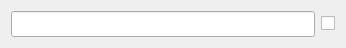
<?xml version="1.0" encoding="UTF-8"?>
<ui version="4.0">
 <class>ListWidget</class>
 <widget class="QWidget" name="ListWidget">
  <property name="geometry">
   <rect>
    <x>0</x>
    <y>0</y>
    <width>346</width>
    <height>43</height>
   </rect>
  </property>
  <property name="windowTitle">
   <string>Form</string>
  </property>
  <layout class="QHBoxLayout" name="horizontalLayout">
   <item>
    <widget class="QLineEdit" name="edtText">
     <property name="font">
      <font>
       <pointsize>11</pointsize>
      </font>
     </property>
    </widget>
   </item>
   <item>
    <widget class="QCheckBox" name="checkBox">
     <property name="font">
      <font>
       <pointsize>12</pointsize>
      </font>
     </property>
     <property name="text">
      <string/>
     </property>
    </widget>
   </item>
  </layout>
 </widget>
 <resources/>
 <connections/>
</ui>
